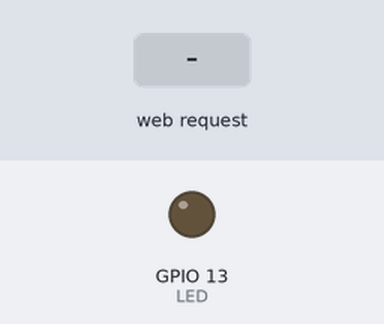
Bench run of a sketch on a simulated ESP8266 (NodeMCU). Shown: output pins drawn as LEDs (lit = HIGH). The test bench sets the inputs (shaded band). WiFi joins after 1.5 s; servers stay silent unless stated; what the sketch prints to the serial monitor is not drawn.

Above: at 2.7 s.
2.8 s: HTTP request GET /LED=ON received
At 4.0 s:
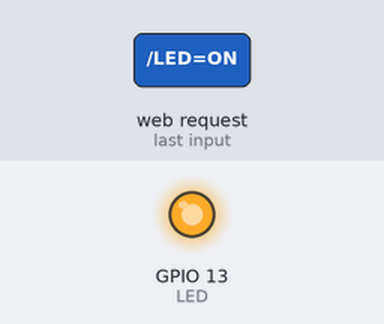
4.3 s: HTTP request GET /LED=OFF received
At 5.4 s:
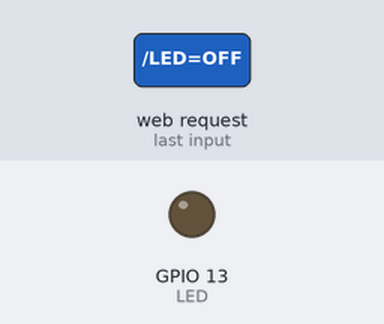
Timing chart, 0 to 7.3 s (numbered marks = the images above; inputs shaded):
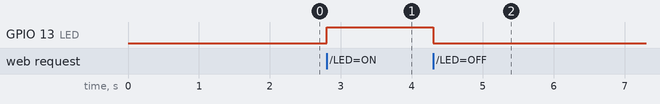

The sketch:

sketch_jun11a.ino
```cpp
#include <ESP8266WiFi.h>

const char* ssid = "5 nagch 41";

const char* password = "8888899999";

int LED = 13; // LED kết nối với chân D0

WiFiServer server(80);

void setup()

{

  // Khởi động Serial Monitor

  Serial.begin(115200);

  delay(10);

  // Khai báo chân điều khiển LED

  pinMode(LED, OUTPUT);

  digitalWrite(LED, LOW);

  // Kết nối tới mạng Wifi

  Serial.print("Dang ket noi den mang…");

  WiFi.begin(ssid, password);

  while (WiFi.status() != WL_CONNECTED)

  {

    delay(500);

    Serial.print(".");

  }

  Serial.println("Da ket noi WiFi");

  // Khởi động Server

  server.begin();

  Serial.println("Server da khoi dong");

  Serial.print("Dia chi IP cua mang: "); // In địa chỉ IP trên Serial Monitor

  Serial.println(WiFi.localIP());

  Serial.print("Copy va dan URL nay vao trinh duyet: http://");

  Serial.print(WiFi.localIP());

  Serial.println("/");

}

void loop()

{

  // Kiểm tra nếu có client kết nối

  WiFiClient client = server.available();

  if (!client)

  {

    return;

  }

  // Đợi client gửi dữ liệu

  Serial.println("Co client moi");

  while (!client.available())

  {

    delay(1);

  }

  // Đọc yêu cầu từ client

  String request = client.readStringUntil('\r');

  Serial.println(request);

  client.flush();

  int value = LOW;

  // Kiểm tra yêu cầu là gì

  if (request.indexOf("/LED=ON") != -1)

  {

    digitalWrite(LED, HIGH); // Bật đèn LED

    value = HIGH;

  }

  if (request.indexOf("/LED=OFF") != -1)

  {

    digitalWrite(LED, LOW); // Tắt đèn LED

    value = LOW;

  }

  /*——————Tạo trang HTML———————*/

  client.println("HTTP/1.1 200 OK");

  client.println("Content-Type: text/html");

  client.println("");

  client.println("<!DOCTYPE HTML>");

  client.println("<html>");

  client.print("TRANG THAI CUA DEN LED: ");

  if (value == HIGH)

  {

    client.print("SANG");

  }

  else

  {

    client.print("TAT");

  }

  client.println("<br><br>");

  client.println("<a href=\"/LED=ON\"\"><button>BAT</button></a>");

  client.println("<a href=\"/LED=OFF\"\"><button>TAT</button></a><br />");

  client.println("</html>");

  delay(1);

  Serial.println("Ngat ket noi client");

  Serial.println("");

}
```

Measured:
- after the input at 2.8 s, GPIO 13 (LED): LOW → HIGH at once
- after the input at 4.3 s, GPIO 13 (LED): HIGH → LOW at once
